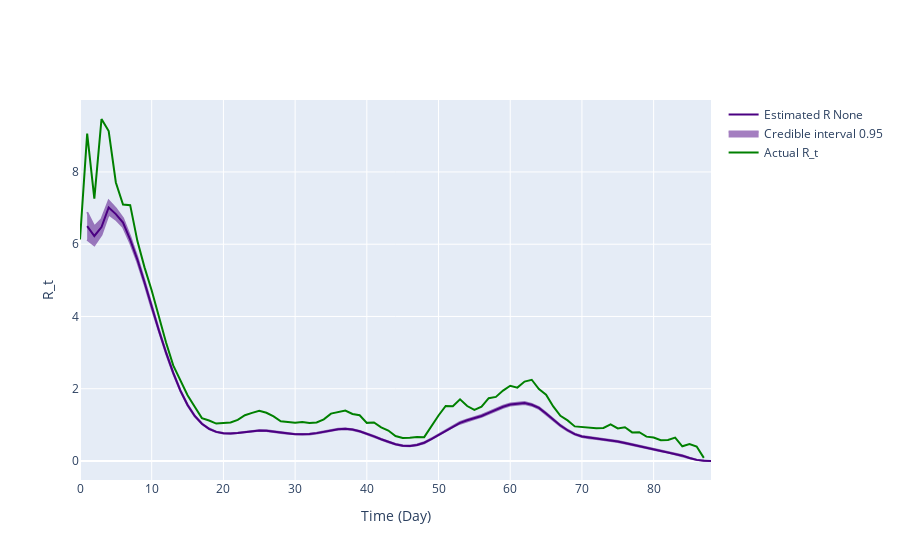

The notebook cell saved with this chart:
### Code cell
# Use incidence data to predict R_t value
theta = incidences_true_r02
starting_time_point = 0
end_time_point = len(theta)
# Define variables needed for calculating R_t
tau = 0
R_t_start = tau+1


# Plot comparison between the true and predicted R_t
# Transform our incidence data into pandas dataframes
inc_data = pd.DataFrame(
    {
        'Time': np.arange(len(theta)-2),
        'Incidence Number': incidences_true_r02[2:len(theta)]
    }
)

inference = branchpro.BranchProPosterior(
    inc_data=inc_data,
    daily_serial_interval=generation_time,
    alpha=prior_a,
    beta=prior_b)

inference.run_inference(tau=tau)
intervals = inference.get_intervals(central_prob=.95)

fig = plot_rt_fig(intervals, true_rt_r02[2:-1], generation_time, end_time_point)
pio.write_image(fig.figure, 'kg_inference_plots/predicted_vs_true_rt_r02.png')
fig.show_figure()

### Figure 1 — Plotly figure (JSON) as saved in the notebook; plotly's stock layout.template omitted (floating-point values rounded to 4 significant figures; data arrays with more than 128 entries replaced by an {"elided": "..."} marker saying what was removed)
{"data": [{"line": {"color": "indigo"}, "mode": "lines", "name": "Estimated R None", "type": "scatter", "x": [1, 2, 3, 4, 5, 6, 7, 8, 9, 10, 11, 12, 13, 14, 15, 16, 17, 18, 19, 20, 21, 22, 23, 24, 25, 26, 27, 28, 29, 30, 31, 32, 33, 34, 35, 36, 37, 38, 39, 40, 41, 42, 43, 44, 45, 46, 47, 48, 49, 50, 51, 52, 53, 54, 55, 56, 57, 58, 59, 60, 61, 62, 63, 64, 65, 66, 67, 68, 69, 70, 71, 72, 73, 74, 75, 76, 77, 78, 79, 80, 81, 82, 83, 84, 85, 86, 87, 88], "y": [6.501, 6.228, 6.474, 7.016, 6.833, 6.598, 6.126, 5.575, 4.94, 4.259, 3.614, 2.998, 2.437, 1.948, 1.551, 1.246, 1.03, 0.8909, 0.8062, 0.768, 0.7588, 0.7732, 0.7974, 0.8284, 0.8458, 0.8394, 0.8171, 0.7854, 0.7619, 0.7402, 0.7391, 0.7443, 0.7713, 0.8081, 0.8518, 0.8794, 0.8895, 0.8691, 0.8229, 0.7573, 0.6822, 0.6024, 0.5258, 0.4634, 0.4244, 0.4155, 0.4457, 0.5055, 0.607, 0.7217, 0.8475, 0.963, 1.057, 1.126, 1.187, 1.247, 1.331, 1.418, 1.501, 1.563, 1.582, 1.606, 1.555, 1.469, 1.314, 1.151, 0.9826, 0.8507, 0.7449, 0.6787, 0.642, 0.6225, 0.5965, 0.5719, 0.5392, 0.4975, 0.4541, 0.4075, 0.3614, 0.3224, 0.2832, 0.2502, 0.2001, 0.148, 0.08442, 0.03088, 0.005995, 0.0]}, {"fill": "toself", "fillcolor": "indigo", "line": {"color": "indigo"}, "mode": "lines", "name": "Credible interval 0.95", "opacity": 0.5, "showlegend": true, "type": "scatter", "x": {"elided": "176 int values"}, "y": {"elided": "176 float values"}}, {"line": {"color": "green"}, "mode": "lines", "name": "Actual R_t", "type": "scatter", "x": [0, 1, 2, 3, 4, 5, 6, 7, 8, 9, 10, 11, 12, 13, 14, 15, 16, 17, 18, 19, 20, 21, 22, 23, 24, 25, 26, 27, 28, 29, 30, 31, 32, 33, 34, 35, 36, 37, 38, 39, 40, 41, 42, 43, 44, 45, 46, 47, 48, 49, 50, 51, 52, 53, 54, 55, 56, 57, 58, 59, 60, 61, 62, 63, 64, 65, 66, 67, 68, 69, 70, 71, 72, 73, 74, 75, 76, 77, 78, 79, 80, 81, 82, 83, 84, 85, 86, 87, 88, 89, 90], "y": [6.132, 9.063, 7.261, 9.466, 9.131, 7.71, 7.097, 7.081, 6.093, 5.359, 4.72, 3.978, 3.279, 2.646, 2.212, 1.822, 1.504, 1.186, 1.119, 1.036, 1.05, 1.064, 1.139, 1.267, 1.333, 1.39, 1.336, 1.234, 1.099, 1.084, 1.058, 1.082, 1.052, 1.067, 1.152, 1.311, 1.362, 1.396, 1.301, 1.267, 1.056, 1.067, 0.9295, 0.843, 0.6916, 0.6365, 0.6428, 0.6644, 0.66, 0.9727, 1.26, 1.522, 1.517, 1.707, 1.522, 1.416, 1.503, 1.74, 1.775, 1.95, 2.083, 2.031, 2.198, 2.249, 1.99, 1.837, 1.51, 1.249, 1.124, 0.9575, 0.9383, 0.929, 0.9071, 0.9147, 1.012, 0.9015, 0.9334, 0.7918, 0.7972, 0.6738, 0.6496, 0.574, 0.5822, 0.6491, 0.4074, 0.471, 0.4017, 0.08589]}], "layout": {"hovermode": "x unified", "xaxis": {"title": {"text": "Time (Day)"}}, "yaxis": {"title": {"text": "R_t"}}}}
